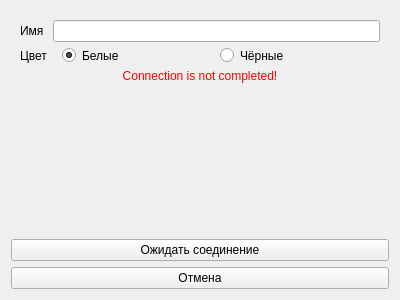
<?xml version="1.0" encoding="UTF-8"?>
<ui version="4.0">
 <class>GameRecvConnectionWidget</class>
 <widget class="QWidget" name="GameRecvConnectionWidget">
  <property name="geometry">
   <rect>
    <x>0</x>
    <y>0</y>
    <width>400</width>
    <height>300</height>
   </rect>
  </property>
  <property name="windowTitle">
   <string>Form</string>
  </property>
  <layout class="QVBoxLayout" name="verticalLayout">
   <item>
    <widget class="QWidget" name="widget" native="true">
     <layout class="QGridLayout" name="gridLayout" rowstretch="0,0,0,1">
      <item row="0" column="0">
       <widget class="QLabel" name="label">
        <property name="text">
         <string>Имя</string>
        </property>
       </widget>
      </item>
      <item row="2" column="0" colspan="2">
       <widget class="QLabel" name="statusLabel">
        <property name="maximumSize">
         <size>
          <width>16777215</width>
          <height>20</height>
         </size>
        </property>
        <property name="styleSheet">
         <string notr="true">QLabel { color : red; }</string>
        </property>
        <property name="text">
         <string>Connection is not completed!</string>
        </property>
        <property name="alignment">
         <set>Qt::AlignCenter</set>
        </property>
       </widget>
      </item>
      <item row="0" column="1">
       <widget class="QLineEdit" name="userLineEdit"/>
      </item>
      <item row="3" column="0" colspan="2">
       <widget class="QLabel" name="waitingLabel">
        <property name="text">
         <string/>
        </property>
        <property name="alignment">
         <set>Qt::AlignCenter</set>
        </property>
       </widget>
      </item>
      <item row="1" column="0">
       <widget class="QLabel" name="label_2">
        <property name="text">
         <string>Цвет</string>
        </property>
       </widget>
      </item>
      <item row="1" column="1">
       <widget class="QGroupBox" name="groupBox_2">
        <property name="maximumSize">
         <size>
          <width>16777215</width>
          <height>30</height>
         </size>
        </property>
        <property name="styleSheet">
         <string notr="true">border:0;</string>
        </property>
        <property name="title">
         <string/>
        </property>
        <property name="alignment">
         <set>Qt::AlignCenter</set>
        </property>
        <property name="flat">
         <bool>true</bool>
        </property>
        <layout class="QHBoxLayout" name="horizontalLayout">
         <property name="leftMargin">
          <number>9</number>
         </property>
         <property name="topMargin">
          <number>0</number>
         </property>
         <property name="bottomMargin">
          <number>0</number>
         </property>
         <item>
          <widget class="QRadioButton" name="whiteButton">
           <property name="text">
            <string>Белые</string>
           </property>
           <property name="checked">
            <bool>true</bool>
           </property>
          </widget>
         </item>
         <item>
          <widget class="QRadioButton" name="blackButton">
           <property name="text">
            <string>Чёрные</string>
           </property>
          </widget>
         </item>
        </layout>
       </widget>
      </item>
     </layout>
    </widget>
   </item>
   <item>
    <widget class="QPushButton" name="connectionButton">
     <property name="text">
      <string>Ожидать соединение</string>
     </property>
    </widget>
   </item>
   <item>
    <widget class="QPushButton" name="cancelButton">
     <property name="text">
      <string>Отмена</string>
     </property>
    </widget>
   </item>
  </layout>
 </widget>
 <resources/>
 <connections/>
</ui>
